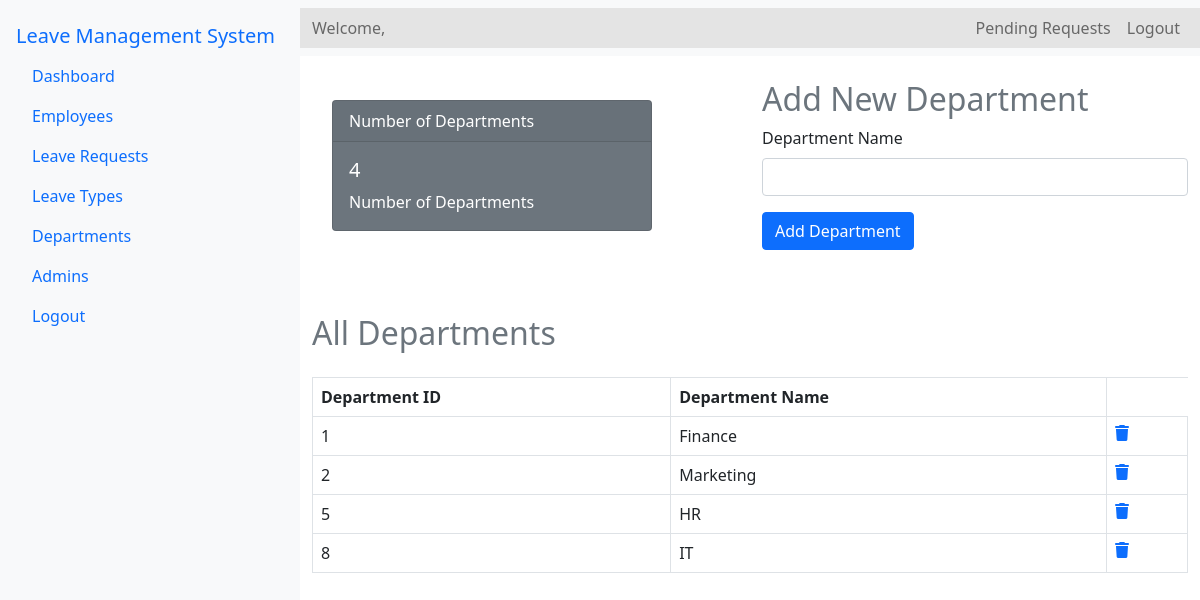
Before: /Source/admin/departments.php (signed in) with the older database file.
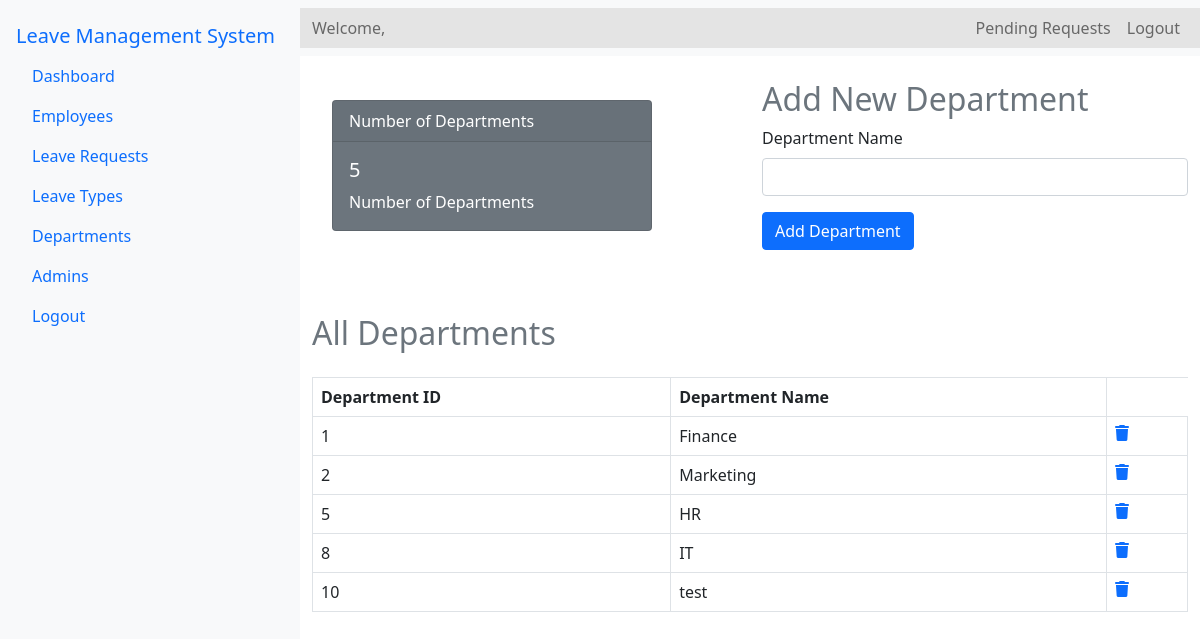
After: the same page with the newer database file.
### tables this page shows
CREATE TABLE `departments` (
  `d_name` varchar(100) NOT NULL,
  `D_id` int(11) NOT NULL,
  `D_description` varchar(1000) NOT NULL
);

### Source/admin/departments.php (the view, shortened to what this page needs)
<?php
include '../config.php';
$admin_email = $_SESSION['email'];
$stml = $conn->prepare("SELECT A_id, A_name FROM admin WHERE A_email = ?");
$stml->bind_param("s", $admin_email);
$stml->execute();
$stml->store_result();
$stml->bind_result($admin_id, $admin_name);
$d_count_query = "SELECT COUNT(*) as count FROM departments";
$d_count_result = $conn->query($d_count_query);
$d_count = $d_count_result->fetch_assoc()['count'];
$d_query = "SELECT * FROM departments";
$d_result = $conn->query($d_query);
?>
<!DOCTYPE html>
<html lang="en">
<head>
    <link rel="stylesheet" href="../bootstrap-5.0.2-dist/css/bootstrap.min.css">
    <link rel="stylesheet" href="../css/admin-dashboard.css">
    <link rel="stylesheet" href="https://cdnjs.cloudflare.com/ajax/libs/font-awesome/6.0.0-beta3/css/all.min.css">
    <link rel="stylesheet" href="../css/main.css">
</head>
<body>
<div class="d-flex">
    <nav class="nav flex-column bg-light p-3" style="width: 300px; min-height: 100vh;">
        <a class="navbar-brand" href="a-dashboard.php">Leave Management System</a>
        <a class="nav-link" href="a-dashboard.php"> Dashboard</a>
        <a class="nav-link" href="employees.php"> Employees</a>
        <a class="nav-link d-flex justify-content-between align-items-center" href="leave-requests.php">
    Leave Requests
</a>
        <a class="nav-link" href="leave-types.php"> Leave Types</a>
        <a class="nav-link" href="departments.php"> Departments</a>
        <a class="nav-link" href="admins.php"> Admins</a>
        <a class="nav-link" href="logout.php" onclick="return confirmLogout();">Logout</a>
    </nav>
    <div class="flex-grow-1">
    <nav class="navbar navbar-expand-lg navbar-light bg-light">
    <div class="container-fluid">
        <span class="navbar-text">
            Welcome, <?php echo $admin_name; ?>
        </span>
        <div class="collapse navbar-collapse" id="navbarNavDropdown">
            <ul class="navbar-nav ms-auto">
                <li class="nav-item">
                    <a class="nav-link" href="leave-requests.php">
                        Pending Requests
                    </a>
                </li>
                <li class="nav-item">
                    <a class="nav-link" href="logout.php" onclick="return confirmLogout();">Logout</a>
                </li>
            </ul>
        </div>
    </div>
</nav>
        <div class="container mt-4">
            <div class="row">
                <div class="col-md-6" style="max-width: 30rem;">
                <div class="card text-white bg-secondary mb-3" style="max-width: 20rem;">
                        <div class="card-header">Number of Departments</div>
                        <div class="card-body">
                            <h5 class="card-title"><?php echo $d_count; ?></h5>
                            <p class="card-text">Number of Departments</p>
                        </div>
                    </div>
                </div>
                <div class="col-md-6" >
                    <h2 class="text-secondary">Add New Department</h2>
                    <form action="add-department.php"  method="post">
                        <div class="mb-3">
                            <label for="adminName" class="form-label">Department Name</label>
                            <input type="text" class="form-control" id="dName" name="dName" required>
                        </div>
                        <button type="submit" class="btn btn-primary">Add Department</button>
                    </form>
                </div>
            </div>
            <div class="mt-5">
                <h2 class="text-secondary">All Departments</h2>
                <table class="table table-bordered mt-4">
                    <thead>
                        <tr>
                            <th>Department ID</th>
                            <th>Department Name</th>
                        </tr>
                    </thead>
                    <tbody>
                        <?php while ($row = $d_result->fetch_assoc()): ?>
                        <tr>
                            <td><?php echo htmlspecialchars($row['D_id']); ?></td>
                            <td><?php echo htmlspecialchars($row['d_name']); ?></td>
                            <td>
                                <a href="department-delete.php?D_id=<?php echo htmlspecialchars($row['D_id']); ?>" onclick="return confirm('Are you sure you want to delete this Department?')"><i class="fas fa-trash"></i></a>
                            </td>
                        </tr>
                        <?php endwhile; ?>
                    </tbody>
                </table>
            </div>
        </div>
    </div>
</div>
</body>
</html>

Changed rows visible on the page:
added departments: D_id "10", d_name "test"
Other visible differences:
$d_count: "4" → "5"
